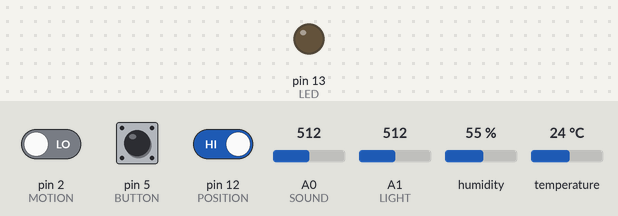
Recording of a sketch running on a simulated Arduino Uno, built with avr-gcc and run on an emulated ATmega328P. Parts: output pins drawn as LEDs (lit = HIGH). The test bench sets the inputs (shaded band); at power-on: pin 12 (POSITION) HIGH, pin 2 (MOTION) LOW, pin 5 (BUTTON) LOW, A0 (SOUND) = 512, A1 (LIGHT) = 512, humidity 55 %, temperature 24 °C. What the sketch prints to the serial monitor is not drawn.

Above: at 2.3 s.
2.4 s: pin 12 (POSITION) driven LOW
At 4.1 s:
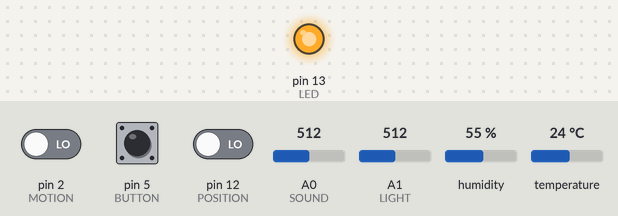
4.6 s: pin 2 (MOTION) driven HIGH
7.6 s: pin 5 (BUTTON) pulled HIGH for 0.95 s
Timing chart, 0 to 10.6 s (numbered marks = the images above; inputs shaded):
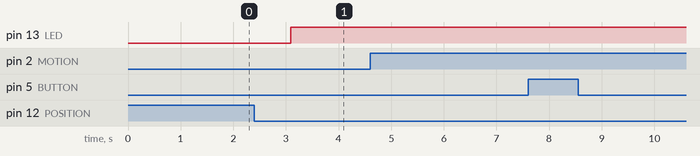

Measured:
- after the input at 2.4 s, pin 13 (LED): LOW → HIGH after 0.69 s
- after the input at 4.6 s, every drawn part: stays the same
- after the input at 7.6 s, every drawn part: stays the same

The sketch:

Captain_Watch_new_new.ino
```cpp
#include <DHT11.h>
#include <SoftwareSerial.h>

#define BT_RXD 7
#define BT_TXD 8

unsigned long resData = 0;
unsigned long one = 1;

int MOTION = 2;
int BUTTON = 5;

int SOUND = A0;
int LIGHT = A1;
int HUMMID = A2;
int POSITION=12;
int LED=13;


String myString;

DHT11 dht11(HUMMID);
int cur = 0;
int button = 0;
int sound = 0;
int light = 0;
int motion = 0;
int cnt = 0;
int buttoncnt = 0;
int soundcnt = 0;
int soundtemp = 0;
unsigned long motiontemp = 0;
int dontsleep = 0;
float temperature = 0 ;
float humidity = 0;
int state=0;
int pbutton=0;


SoftwareSerial bluetooth(BT_RXD,BT_TXD); //블루투스의 Tx, Rx핀을 7번 8번핀으로 설정

void setup() {
  // 시리얼 통신의 속도를 9600으로 설정
  Serial.begin(9600);
  bluetooth.begin(9600);
  pinMode(BUTTON,INPUT);
  pinMode(SOUND,INPUT);
  pinMode(MOTION,INPUT);
  pinMode(POSITION,INPUT);
  pinMode(LED,OUTPUT);
}

void loop() { //코드를 무한반복합니다.

  resData = resData | (one<<31);
  one = 1;
  //Serial.println(resData);


  // Pressed button detect function
  button = digitalRead(BUTTON);
  if(button!=cur){ // Drive bounce phenomenon
   delay(100);
  }
  if(button==HIGH){
    buttoncnt = 10;
  }
  if(buttoncnt>0){
    buttoncnt--;
    Serial.println("push");
    resData = resData|(one<<30);
    one = 1;
  }
  cur = button;
  //Serial.println(resData);


  // Found sleeping state with motion sensor
  motion = digitalRead(MOTION);
  //Serial.println(motion);
  cnt++;
  if(motion == HIGH){
    dontsleep++;
    Serial.println("dontsleep");
  }
  if(cnt>10){
    if(dontsleep>2){ //Cant sleep well
      motiontemp = 1;
      Serial.println("cant sleep");
    }
    else{ // sleep well
      motiontemp = 0;
      Serial.println("sleep well");
    }
    cnt = 0;
    dontsleep = 0;
  }
  resData = resData | (motiontemp<<28);

  //Serial.println(resData);


  // Handle humidity sensor
  dht11.read(humidity,temperature);
  //Serial.print("Humidity = ");
  //Serial.println(humidity);
  //Serial.print("temperature = ");
  //Serial.println(temperature);
  //Serial.println(resData);
  temperature = (temperature - 10)*4;
  resData = resData | ((unsigned long)temperature<<21);
  resData = resData | ((unsigned long)humidity<<14);


  //Serial.println(resData);


  // Handle cds sensor
  light = analogRead(LIGHT);
  light = light / 8;
  resData = resData | (light << 7);


  //Serial.println(resData);


  // Handle sound sensor
  sound = analogRead(SOUND);
  if(sound>110){
    soundtemp = sound;
    soundcnt = 10;
  }
  if(soundcnt>0){
    sound = soundtemp ;
    soundcnt--;
  }
  //Serial.println(sound);
  sound = sound / 8;
  resData = resData | sound;

  if( pbutton ==1 && digitalRead(POSITION)==0)
  {
    state =!state;
    digitalWrite(LED,state);

  }
  if(state ==1)
  {
    one=1;
    resData = resData | (one <<29);
    one=1;
    resData = resData & ~(one <<28);
    one=1;
  }

  pbutton=digitalRead(POSITION);


  // Bluetooth detect function
  myString = String(resData);
  bluetooth.print(myString);
  //Serial.println(myString);
  delay(1500);
  resData = 0;
}
```
